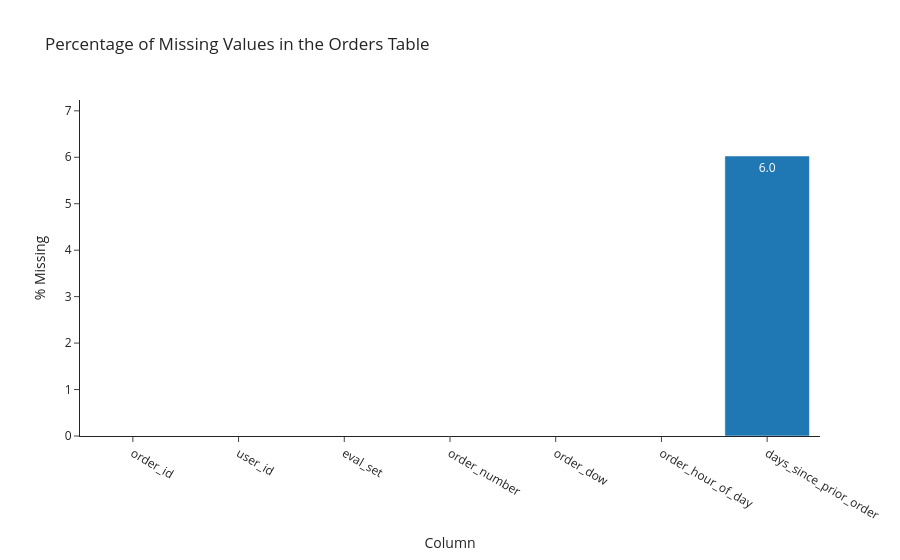

The notebook cell saved with this chart:
### Markdown cell above
:::{note} Why is `days_since_prior_order` missing?

A customer's _very first order_ has no prior order, so the field is naturally `NaN`. The 206,209 missing values match the 206,209 users in `orders` exactly: one first order per user. This is **expected**, not a data-quality issue.

:::

### Code cell
# Visualize the proportion of missing values
missing_pct = (orders.isnull().mean() * 100).reset_index()
missing_pct.columns = ["Column", "% Missing"]

fig = px.bar(
    missing_pct,
    x="Column",
    y="% Missing",
    title="Percentage of Missing Values in the Orders Table",
    text_auto=".1f",
)
fig.update_layout(yaxis_range=[0, max(missing_pct["% Missing"].max() * 1.2, 1)])
fig.show()

### Figure 1 — Plotly figure (JSON) as saved in the notebook; plotly's stock layout.template omitted (floating-point values rounded to 4 significant figures)
{"data": [{"hovertemplate": "Column=%{x}<br>% Missing=%{y}<extra></extra>", "legendgroup": "", "marker": {"color": "#1F77B4", "pattern": {"shape": ""}}, "name": "", "orientation": "v", "showlegend": false, "textposition": "auto", "texttemplate": "%{y:.1f}", "type": "bar", "x": ["order_id", "user_id", "eval_set", "order_number", "order_dow", "order_hour_of_day", "days_since_prior_order"], "xaxis": "x", "y": [0.0, 0.0, 0.0, 0.0, 0.0, 0.0, 6.028], "yaxis": "y"}], "layout": {"barmode": "relative", "legend": {"tracegroupgap": 0}, "title": {"text": "Percentage of Missing Values in the Orders Table"}, "xaxis": {"anchor": "y", "domain": [0.0, 1.0], "title": {"text": "Column"}}, "yaxis": {"anchor": "x", "domain": [0.0, 1.0], "range": [0, 7.233], "title": {"text": "% Missing"}}}}
